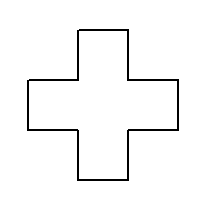

Reproduce this figure in Python.
"""
   空心十字架.py
"""
import turtle

def draw_pattern(length):
    
    for _ in range(3):
        turtle.fd(length)
        turtle.rt(90)
    turtle.right(180)   # 向后转

turtle.width(2)
for _ in range(4):      
    draw_pattern(50)

turtle.ht()             # 隐藏海龟
turtle.done()           # 事件循环
